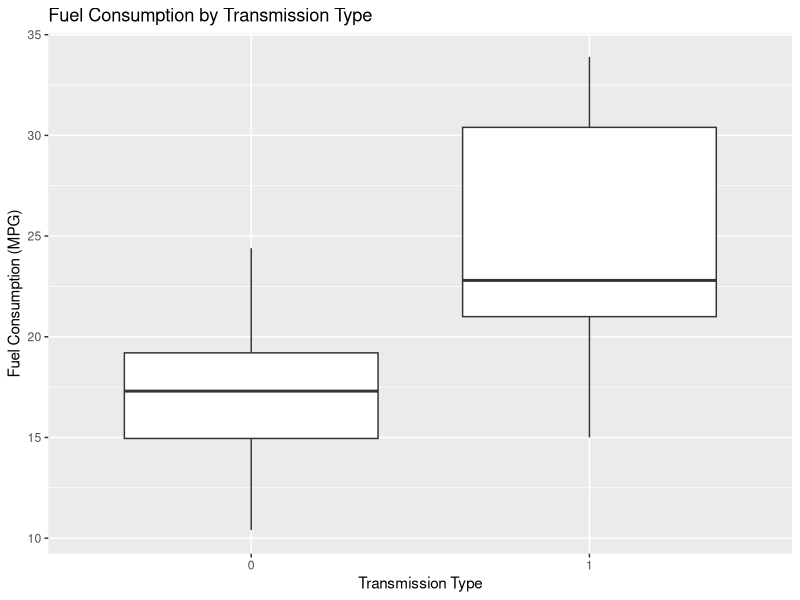
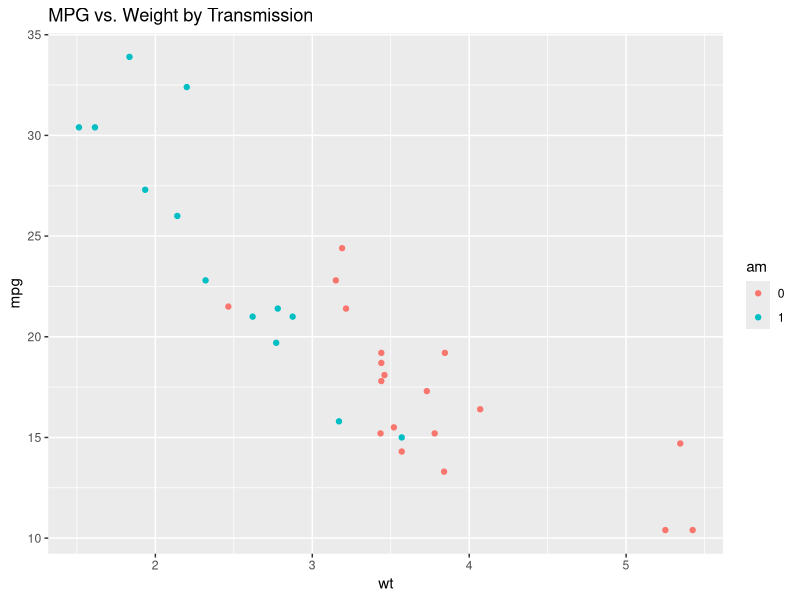
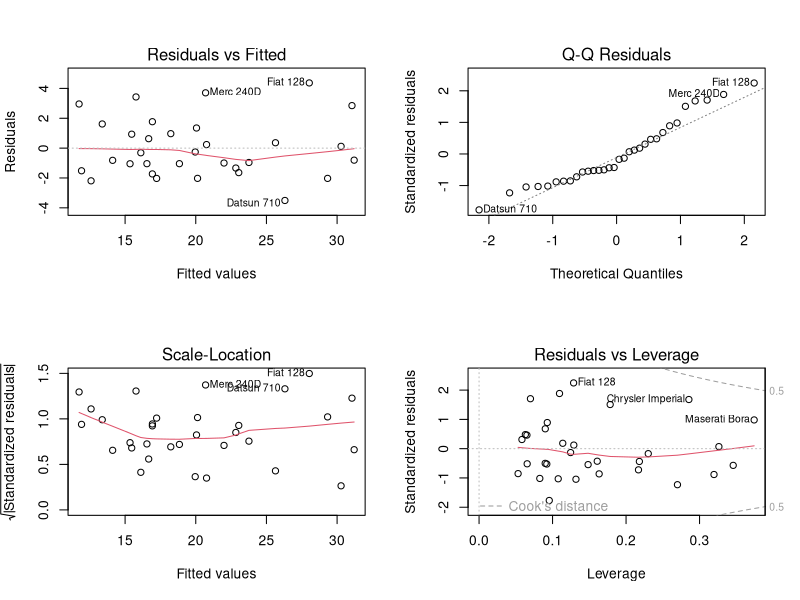

Reproduce these figures in R, in order.
library(plyr)
library(dplyr)
library(ggplot2)
library(knitr)
## Exploratory Data Analysis 
data(mtcars)
dim(mtcars)
str(mtcars)
attach(mtcars)

mtcars$cyl<-as.factor(mtcars$cyl)
mtcars$vs<-as.factor(mtcars$vs)
mtcars$am<-factor(mtcars$am)
mtcars$gear<-factor(mtcars$gear)
mtcars$carb<-factor(mtcars$carb)
#boxplot(mpg ~ am,xlab="Transmission (Automatic(0), Manual(1))",ylab="Miles Per Gallon (mpg)", main="Fuel Consumption vs. Transmission")

#Fuel Consumption by Transmission Type
ggplot(mtcars,aes(am, mpg)) + geom_boxplot() +
        xlab("Transmission Type") +
        ylab("Fuel Consumption (MPG)") +
        ggtitle("Fuel Consumption by Transmission Type")
       
#significance test       
ttest<-t.test(mpg~am,data=mtcars)

#mpg as f(am)
amfit<-lm(mpg~am,data=mtcars)
summary(amfit)


#mpg as f(all variables)

fullfit<-lm(mpg~.,data=mtcars)
summary(fullfit)

#step model algorithm
stepModel<-step(fullfit,k=log(nrow(mtcars))) #backward
summary(stepModel)

####Scatter Plot for Interaction Model
ggplot(mtcars,aes(x=wt,y=mpg,color=am))+geom_point()+ggtitle("MPG vs. Weight by Transmission")

# model with wt & transmission interaction term
IntModel<-lm(mpg ~ wt + qsec + am + wt:am, data = mtcars)
summary(IntModel)

#### Residual Plots
par(mfrow=c(2,2))
plot(IntModel)

        